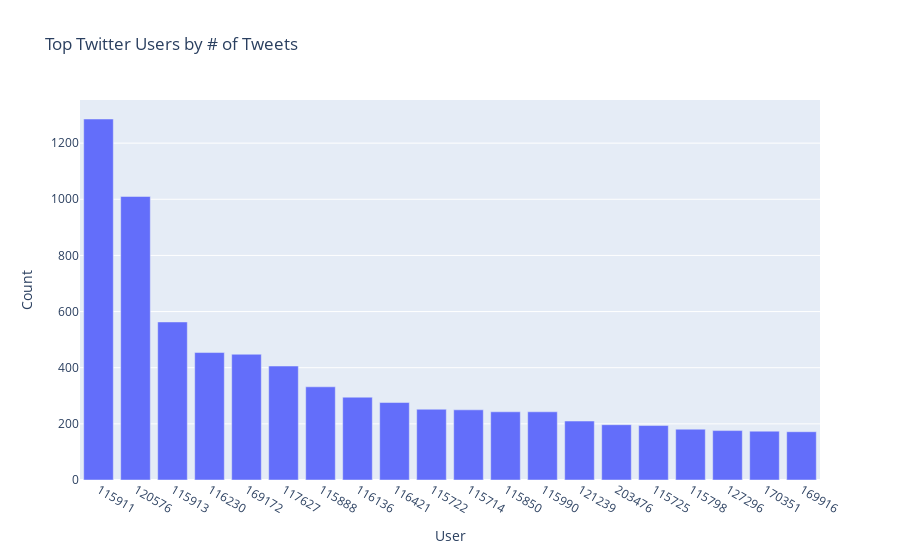

The cell this chart's notebook holds for it:
### Markdown cell above
<h3> Plot Top Twitter Users by # of Tweets => Visualization </h3>

### Code cell
fig = px.bar(topUsers.head(20), x=topUsers.head(20).index, y='count', title="Top Twitter Users by # of Tweets",
            labels={'x': 'User', 'count': 'Count'})
fig.show()

### Figure 1 — Plotly figure (JSON) as saved in the notebook; plotly's stock layout.template omitted (floating-point values rounded to 4 significant figures)
{"data": [{"alignmentgroup": "True", "hovertemplate": "User=%{x}<br>Count=%{y}<extra></extra>", "legendgroup": "", "marker": {"color": "#636efa", "pattern": {"shape": ""}}, "name": "", "offsetgroup": "", "orientation": "v", "showlegend": false, "textposition": "auto", "type": "bar", "x": ["115911", "120576", "115913", "116230", "169172", "117627", "115888", "116136", "116421", "115722", "115714", "115850", "115990", "121239", "203476", "115725", "115798", "127296", "170351", "169916"], "xaxis": "x", "y": [1286, 1010, 563, 454, 448, 406, 332, 295, 276, 252, 250, 243, 243, 210, 197, 194, 181, 176, 174, 172], "yaxis": "y"}], "layout": {"barmode": "relative", "legend": {"tracegroupgap": 0}, "title": {"text": "Top Twitter Users by # of Tweets"}, "xaxis": {"anchor": "y", "domain": [0, 1], "title": {"text": "User"}}, "yaxis": {"anchor": "x", "domain": [0, 1], "title": {"text": "Count"}}}}
